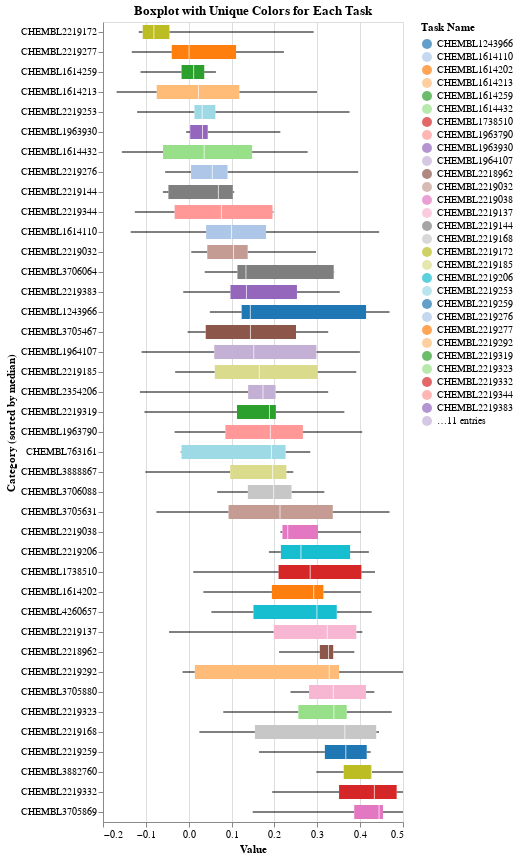

Notebook code for this chart:
### Code cell
import altair as alt

# Altair plot configuration with unique colors for each task
chart = alt.Chart(data).mark_boxplot(extent='min-max', orient='horizontal').encode(
    y=alt.Y(
        'task_name:O',
        title='Category (sorted by median)',
        sort=alt.SortField('mid_box_optimistic_delta_auc_pr', order='ascending')
    ),
    x=alt.X('optimistic_delta_auc_pr:Q', title='Value'),
    color=alt.Color(
        'task_name:N',
        title='Task Name',
        scale=alt.Scale(scheme='category20'),
        legend=alt.Legend(orient='right')  # Position the legend on the right
    )
).properties(
    title='Boxplot with Unique Colors for Each Task'
)

# Display the chart
chart

### Figure 1 — Vega-Lite specification as saved in the notebook (floating-point values rounded to 4 significant figures; data arrays with more than 128 entries replaced by an {"elided": "..."} marker saying what was removed)
{"config": {"view": {"continuousWidth": 300, "continuousHeight": 300}}, "data": {"name": "data-122d11021cc1e7c1ba54baedf346c735"}, "mark": {"type": "boxplot", "extent": "min-max", "orient": "horizontal"}, "encoding": {"color": {"field": "task_name", "legend": {"orient": "right"}, "scale": {"scheme": "category20"}, "title": "Task Name", "type": "nominal"}, "x": {"field": "optimistic_delta_auc_pr", "title": "Value", "type": "quantitative"}, "y": {"field": "task_name", "sort": {"field": "mid_box_optimistic_delta_auc_pr", "order": "ascending"}, "title": "Category (sorted by median)", "type": "ordinal"}}, "title": "Boxplot with Unique Colors for Each Task", "$schema": "https://vega.github.io/schema/vega-lite/v5.20.1.json", "datasets": {"data-122d11021cc1e7c1ba54baedf346c735": {"elided": "405 records"}}}
